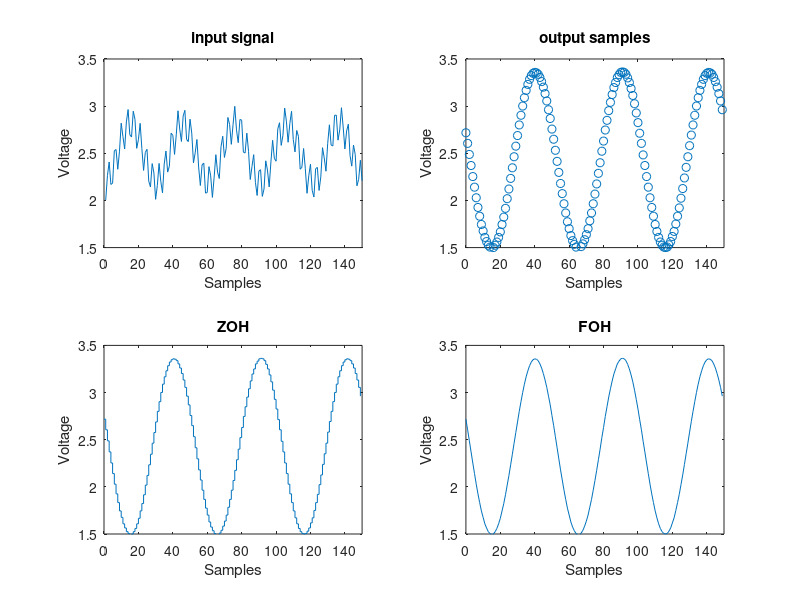

Recreate this plot in MATLAB.
% Test signal was a 0.31V amplitude, 50 Hz sine wave with a 2.5V offset. Test
% noise of 1.1 KHz (0.19V amplitude, 2.5V offset) was added to evaluate filter performance. 

% The cuttoff frequency of the filter was 0.02*fs or 56 Hz.

n = 1:150;
fs = 1513.77;  % 1/660.6us
Ts = 1/fs;
nTs = n*Ts;

xin = -0.31*sin(50*2*pi*nTs + 1.5) + 0.19*sin(1100*2*pi*nTs) + 2.5;  % input signal (inverted and shifted to visually match up better with output samples)
subplot(2,2,1); plot(n,xin); title('input signal'); axis([0 150 1.5 3.5]); xlabel('Samples'); ylabel('Voltage');

% below are some output samples from the chip (taken using a logic analyzer)
fID = fopen('FIR_output.txt', 'r');
data = textscan(fID,'%s');
fclose(fID);
x = str2double(data{1}(1:150))';
n = 0:length(x)-1;

subplot(2,2,2); stem(n,(x/1023)*5,'Linestyle','none'); title('output samples'); axis([0 150 1.5 3.5]); xlabel('Samples'); ylabel('Voltage');
subplot(2,2,3); stairs(n,(x/1023)*5); title('ZOH'); axis([0 150 1.5 3.5]); xlabel('Samples'); ylabel('Voltage');
subplot(2,2,4); plot(n,(x/1023)*5); title('FOH'); axis([0 150 1.5 3.5]); xlabel('Samples'); ylabel('Voltage');

% The period is about 30 samples

% Each output sample on logic analyzer has a period of 660.6us, which gives
% a frequency of about 50.5 Hz, very close to input 50 Hz.

% The max for a 10 bit output is 1023, input signal was 0.3V amplitude with
% 2.5V offset. Looking at the figures, the output voltage offset is very
% close to 2.5V

% Max = 2.854 and min = 2.175, averaging about a 0.34V amplitude.
% (amplitude a bit higher than expected)

% Visual simililarity to a sinusoid is good. 

% Overall, both interpolations show acceptable analog reconstruction (the
% code works!!!!!)

